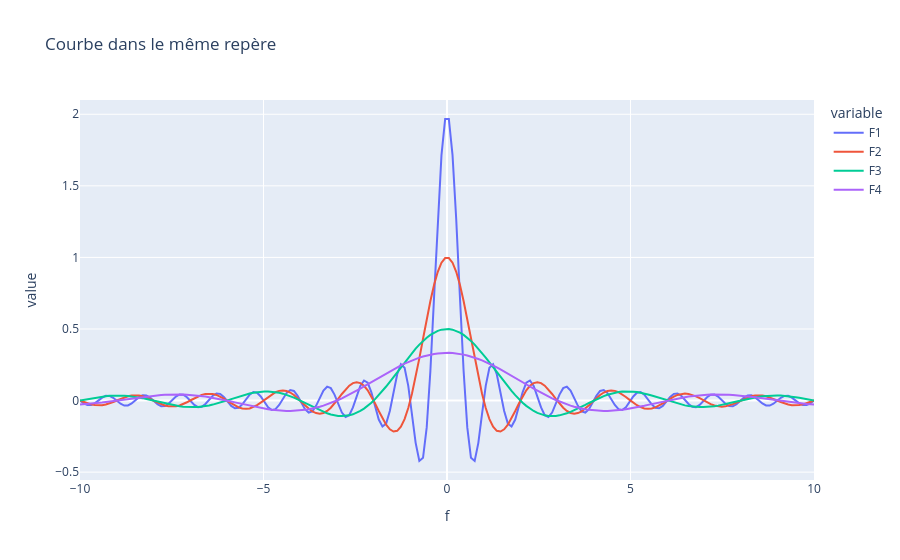

Notebook code cell kept with this figure:
### Markdown cell above
Calculons la transformée de fourier de fa(t)

Fa(nu) = 1/a * sin(pi *f / a)/ (pi*f/a)

### Code cell
a1 = 0.5
a2 = 1
a3 = 2
a4 = 3
f = np.linspace(-10,10,200)


F1 = (1/a1) * np.sin(np.pi*f/a1)/(np.pi*f/a1)
F2 = (1/a2) * np.sin(np.pi*f/a2)/(np.pi*f/a2)
F3 = (1/a3) * np.sin(np.pi*f/a3)/(np.pi*f/a3)
F4 = (1/a4) * np.sin(np.pi*f/a4)/(np.pi*f/a4)

f = np.linspace(-10,10,200)

df = pd.DataFrame({"f":f,"F1":F1,"F2":F2,"F3":F3,"F4":F4})

fig = px.line(df, x="f", y=["F1","F2","F3","F4"], title = "Courbe dans le même repère")
fig.show()

### Figure 1 — Plotly figure (JSON) as saved in the notebook; plotly's stock layout.template omitted (floating-point values rounded to 4 significant figures; data arrays with more than 128 entries replaced by an {"elided": "..."} marker saying what was removed)
{"data": [{"hovertemplate": "variable=F1<br>f=%{x}<br>value=%{y}<extra></extra>", "legendgroup": "F1", "line": {"color": "#636efa", "dash": "solid"}, "marker": {"symbol": "circle"}, "mode": "lines", "name": "F1", "orientation": "v", "showlegend": true, "type": "scatter", "x": {"elided": "200 float values"}, "xaxis": "x", "y": {"elided": "200 float values"}, "yaxis": "y"}, {"hovertemplate": "variable=F2<br>f=%{x}<br>value=%{y}<extra></extra>", "legendgroup": "F2", "line": {"color": "#EF553B", "dash": "solid"}, "marker": {"symbol": "circle"}, "mode": "lines", "name": "F2", "orientation": "v", "showlegend": true, "type": "scatter", "x": {"elided": "200 float values"}, "xaxis": "x", "y": {"elided": "200 float values"}, "yaxis": "y"}, {"hovertemplate": "variable=F3<br>f=%{x}<br>value=%{y}<extra></extra>", "legendgroup": "F3", "line": {"color": "#00cc96", "dash": "solid"}, "marker": {"symbol": "circle"}, "mode": "lines", "name": "F3", "orientation": "v", "showlegend": true, "type": "scatter", "x": {"elided": "200 float values"}, "xaxis": "x", "y": {"elided": "200 float values"}, "yaxis": "y"}, {"hovertemplate": "variable=F4<br>f=%{x}<br>value=%{y}<extra></extra>", "legendgroup": "F4", "line": {"color": "#ab63fa", "dash": "solid"}, "marker": {"symbol": "circle"}, "mode": "lines", "name": "F4", "orientation": "v", "showlegend": true, "type": "scatter", "x": {"elided": "200 float values"}, "xaxis": "x", "y": {"elided": "200 float values"}, "yaxis": "y"}], "layout": {"legend": {"title": {"text": "variable"}, "tracegroupgap": 0}, "title": {"text": "Courbe dans le même repère"}, "xaxis": {"anchor": "y", "domain": [0, 1], "title": {"text": "f"}}, "yaxis": {"anchor": "x", "domain": [0, 1], "title": {"text": "value"}}}}
